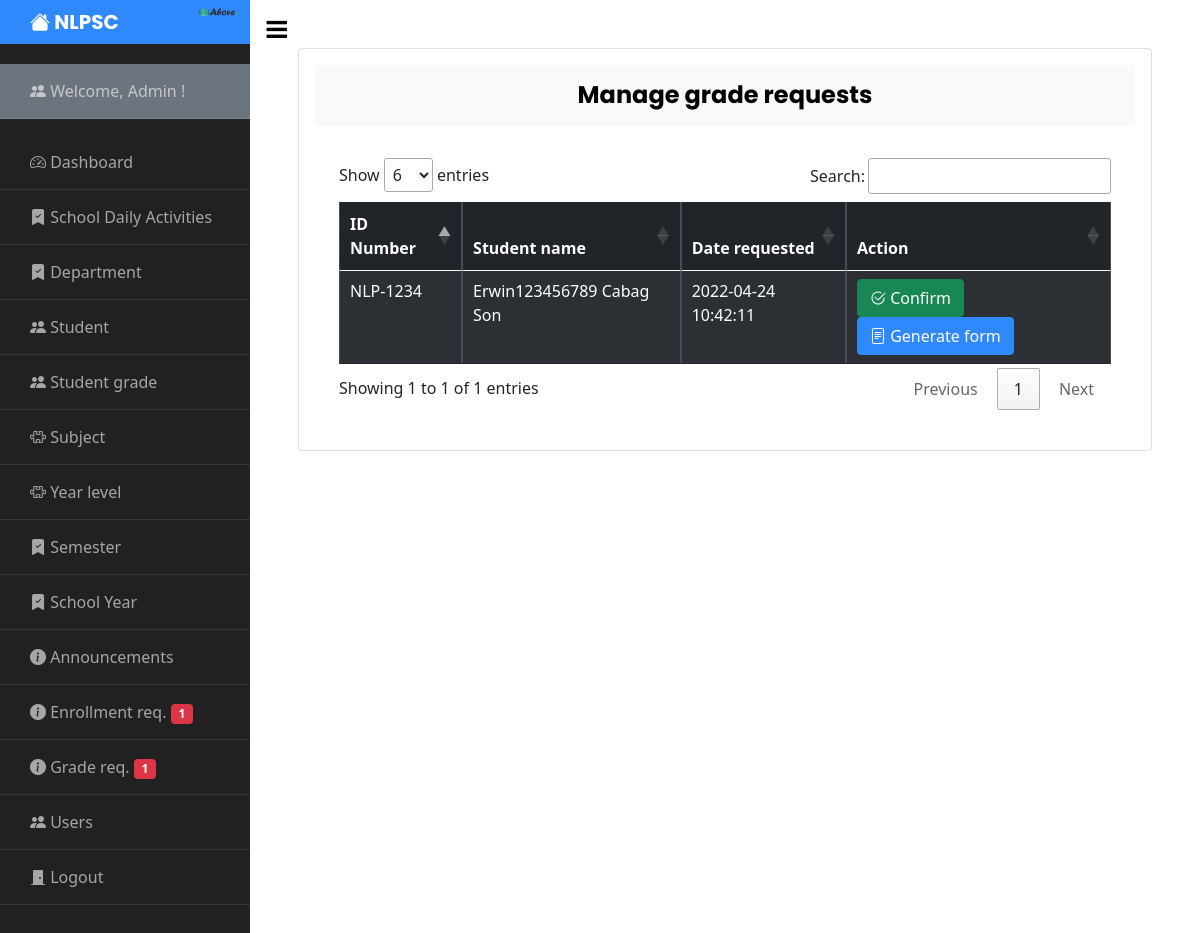
The page /admin/manage_request_grades.php (signed in) on the database its author committed.
### tables this page shows
CREATE TABLE `user` (
  `Id` int(11) NOT NULL,
  `firstname` varchar(255) NOT NULL,
  `middlename` varchar(255) NOT NULL,
  `lastname` varchar(255) NOT NULL,
  `dob` varchar(255) NOT NULL,
  `age` int(11) NOT NULL,
  `email` varchar(255) NOT NULL,
  `contact` varchar(255) NOT NULL,
  `address` varchar(255) NOT NULL,
  `username` varchar(255) NOT NULL,
  `password` varchar(255) NOT NULL,
  `usertype` varchar(255) NOT NULL DEFAULT 'Teacher',
  `image` varchar(255) NOT NULL
);

CREATE TABLE `request_grade` (
  `request_grade_Id` int(11) NOT NULL,
  `student_Id` int(11) NOT NULL,
  `request_grade_status` varchar(255) NOT NULL DEFAULT 'Pending',
  `grade_date_requested` datetime NOT NULL
);

CREATE TABLE `student` (
  `Id` int(11) NOT NULL,
  `id_no` varchar(255) DEFAULT NULL,
  `firstname` varchar(255) NOT NULL,
  `middlename` varchar(255) NOT NULL,
  `lastname` varchar(255) NOT NULL,
  `dob` varchar(255) NOT NULL,
  `age` varchar(255) NOT NULL,
  `email` varchar(255) NOT NULL,
  `contact` varchar(255) NOT NULL,
  `address` varchar(255) NOT NULL,
  `username` varchar(255) NOT NULL,
  `password` varchar(255) NOT NULL,
  `images` varchar(255) NOT NULL,
  `dept_id` int(11) NOT NULL,
  `year_level` int(255) NOT NULL,
  `status` varchar(255) NOT NULL DEFAULT 'Pending'
);

### admin/manage_request_grades.php (the view, shortened to what this page needs)
<?php include 'sidebar.php'; ?>
     <div id="content" class="p-4 p-md-5 pt-5">
       <div class="card p-3">
         <h4 class="bg-light p-3" align="center"><strong>Manage grade requests</strong></h4>
         <div class="table-responsive p-4">
           <table class="table table-bordered table-dark table-striped table-hover table-responsive-sm " id="example">
             <thead>
               <tr>
                   <th>ID Number</th>
                   <th>Student name</th>
                   <th>Date requested</th>
                   <th>Action</th>
               </tr>
             </thead>
             <tbody>
               <?php
                   include("../config.php");
                   $query ="SELECT * FROM request_grade JOIN student ON request_grade.student_Id=student.Id AND request_grade_status='Pending'";
                   $sql = mysqli_query($conn,$query);
                   while($row = mysqli_fetch_array($sql)) {
               ?>
               <tr>
                   <td><?php echo $row["id_no"];?></td>
                   <td><?php echo $row["firstname"]; echo ' '; echo $row["middlename"]; echo ' '; echo $row["lastname"]; ?></td>
                   <td><?php echo $row["grade_date_requested"];?></td>
                   <td>
                       <button class="btn btn-success" data-bs-toggle="modal" type="button" data-bs-target="#approve_grade<?php echo $row['request_grade_Id']; ?>"><i class="bi bi-check2-circle"></i> Confirm</button>
                       <a target="_blank" href="generate_grades_form.php?Id=<?php echo $row['Id'] ?>" class="btn btn-primary"><i class="bi bi-file-text"></i> Generate form</a>
                   </td>
               </tr>
               <?php
                    }
               ?>
             </tbody>
           </table>
       </div>
     </div>
   </div>

### admin/sidebar.php (shortened to what this page needs)
<?php
include '../config.php';
  if(isset($_SESSION['admin_username']) && isset($_SESSION['admin_id'])) {
    $id = $_SESSION['admin_id'];
    $admin = mysqli_query($conn, "SELECT * FROM user WHERE usertype='Admin' AND Id='$id'");
    while($row = mysqli_fetch_array($admin)) {
?>
<!doctype html>
<html lang="en">
  <head>
    <link href="https://cdn.jsdelivr.net/npm/bootstrap@5.0.2/dist/css/bootstrap.min.css" rel="stylesheet">
    <link rel="stylesheet" href="https://cdn.datatables.net/1.11.3/css/jquery.dataTables.min.css">
		<link href="https://cdn.jsdelivr.net/npm/bootstrap@5.0.2/dist/css/bootstrap.min.css" rel="stylesheet">
		<link rel="stylesheet" href="https://stackpath.bootstrapcdn.com/font-awesome/4.7.0/css/font-awesome.min.css">
    <link rel="stylesheet" href="https://cdn.jsdelivr.net/npm/bootstrap-icons@1.8.1/font/bootstrap-icons.css">
		<link rel="stylesheet" href="../css/style.css">
    <link rel="stylesheet" href="../css/bootstrap.min.css">
  </head>
  <body>
		<div class="wrapper d-flex align-items-stretch">
      <nav id="sidebar">
        <div class="custom-menu">
          <button type="button" id="sidebarCollapse" class="btn btn-primary">
            <i class="fa fa-bars"></i>
          </button>
        </div>
        <h1><a href="dashboard.php" class="logo"><i class="bi bi-house-fill"></i> NLPSC</a><img src="../images/logo.png" alt="" width="40" style="position: absolute; right: 12px; top: 7px;"></h1>
        <div class="bg-secondary">
              <ul class="list-unstyled components ">
                <li>
                  <a href="">
                    <i class="bi bi-people-fill"></i> Welcome, <?php echo $row['username']; ?> !
                  </a>
                </li>
              </ul>
        </div>
        <ul class="list-unstyled components mb-5">
          <li>
              <a href="dashboard.php"><i class="bi bi-speedometer2"></i> Dashboard</a>
          </li>
          <li>
            <a href="manage_daily_activities.php"><i class="bi bi-bookmark-check-fill"></i> School Daily Activities</a>
          </li>
          <li>
            <a href="manage_department.php"><i class="bi bi-bookmark-check-fill"></i> Department</a>
          </li>
          <li>
            <a href="manage_student.php"><i class="bi bi-people-fill"></i> Student</a>
          </li>
          <li>
            <a href="manage_grades.php"><i class="bi bi-people-fill"></i> Student grade</a>
          </li>
          <li>
            <a href="manage_subject.php"><i class="bi bi-puzzle"></i> Subject</a>
          </li>
          <li>
            <a href="manage_level.php"><i class="bi bi-puzzle"></i> Year level</a>
          </li>
          <li>
            <a href="manage_semester.php"><i class="bi bi-bookmark-check-fill"></i> Semester</a>
          </li>
          <li>
            <a href="manage_schoolyear.php"><i class="bi bi-bookmark-check-fill"></i> School Year</a>
          </li>
          <li>
            <a href="manage_announcement.php"><i class="bi bi-info-circle-fill"></i> Announcements</a>
          </li>
          <li>
             <?php
            $check = mysqli_query($conn, "SELECT enrollment_Id FROM enrollment");
            $count = mysqli_num_rows($check);
            ?>
            <a href="manage_enrollment.php"><i class="bi bi-info-circle-fill"></i> Enrollment req. <span class="badge bg-danger"><?php echo $count; ?></span></a>
          </li>
           <li>
             <?php
            $check2 = mysqli_query($conn, "SELECT request_grade_Id FROM request_grade");
            $count2 = mysqli_num_rows($check2);
            ?>
            <a href="manage_request_grades.php"><i class="bi bi-info-circle-fill"></i> Grade req. <span class="badge bg-danger"><?php echo $count2; ?></span></a>
          </li>
          <li>
            <a href="manage_user.php"><i class="bi bi-people-fill"></i> Users</a>
          </li>
          <li>
            <a href="../logout.php"><i class="bi bi-door-closed-fill"></i> Logout</a>
          </li>
        </ul>
      </nav>
       <?php } ?>
  </body>
</html>
<?php
    } else {
     header('Location: ../index.php');
    }
?>

### admin/sidebar.php (style rules this page uses)
ul li a, h1 a { text-decoration: none; }

### rows shown on the page
user: username "Admin", count "1", count2 "1"
request_grade: student_Id.id_no "NLP-1234", student_Id.firstname "Erwin123456789", student_Id.middlename "Cabag", student_Id.lastname "Son", grade_date_requested "2022-04-24 10:42:11"
